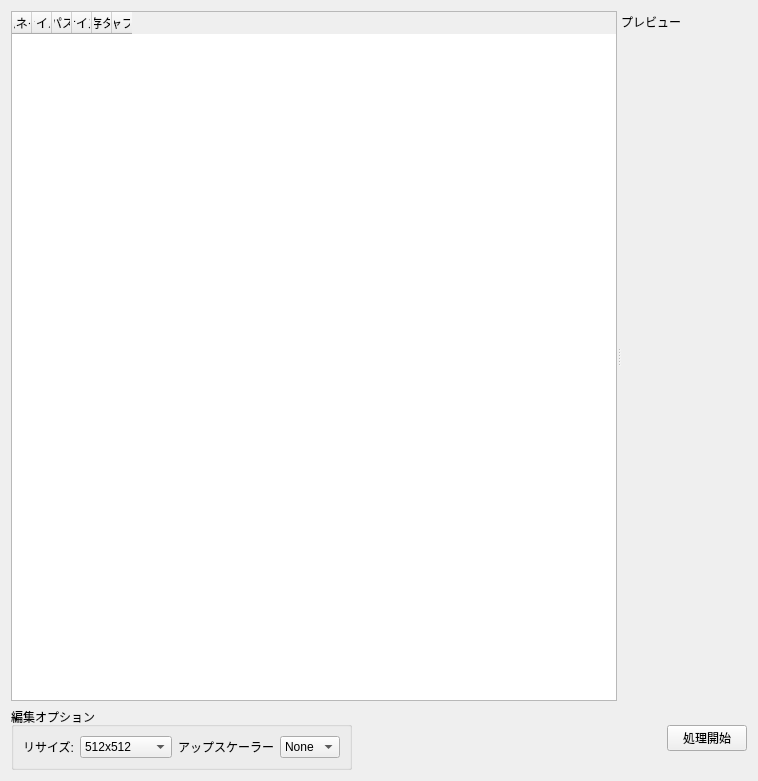
<?xml version="1.0" encoding="UTF-8"?>
<ui version="4.0">
 <class>ImageEditWidget</class>
 <widget class="QWidget" name="ImageEditWidget">
  <property name="geometry">
   <rect>
    <x>0</x>
    <y>0</y>
    <width>758</width>
    <height>781</height>
   </rect>
  </property>
  <property name="windowTitle">
   <string>Form</string>
  </property>
  <layout class="QVBoxLayout" name="verticalLayout">
   <item>
    <widget class="QSplitter" name="splitterMainContent">
     <property name="sizePolicy">
      <sizepolicy hsizetype="Expanding" vsizetype="Expanding">
       <horstretch>0</horstretch>
       <verstretch>2</verstretch>
      </sizepolicy>
     </property>
     <property name="orientation">
      <enum>Qt::Orientation::Horizontal</enum>
     </property>
     <widget class="QTableWidget" name="tableWidgetImageList">
      <property name="sizePolicy">
       <sizepolicy hsizetype="Expanding" vsizetype="Expanding">
        <horstretch>1</horstretch>
        <verstretch>2</verstretch>
       </sizepolicy>
      </property>
      <property name="frameShape">
       <enum>QFrame::Shape::StyledPanel</enum>
      </property>
      <property name="frameShadow">
       <enum>QFrame::Shadow::Sunken</enum>
      </property>
      <property name="horizontalScrollMode">
       <enum>QAbstractItemView::ScrollMode::ScrollPerPixel</enum>
      </property>
      <attribute name="horizontalHeaderCascadingSectionResizes">
       <bool>false</bool>
      </attribute>
      <attribute name="horizontalHeaderMinimumSectionSize">
       <number>0</number>
      </attribute>
      <attribute name="horizontalHeaderDefaultSectionSize">
       <number>0</number>
      </attribute>
      <attribute name="horizontalHeaderHighlightSections">
       <bool>true</bool>
      </attribute>
      <attribute name="horizontalHeaderStretchLastSection">
       <bool>false</bool>
      </attribute>
      <attribute name="verticalHeaderVisible">
       <bool>false</bool>
      </attribute>
      <attribute name="verticalHeaderMinimumSectionSize">
       <number>50</number>
      </attribute>
      <attribute name="verticalHeaderDefaultSectionSize">
       <number>126</number>
      </attribute>
      <attribute name="verticalHeaderHighlightSections">
       <bool>false</bool>
      </attribute>
      <column>
       <property name="text">
        <string>サムネイル</string>
       </property>
      </column>
      <column>
       <property name="text">
        <string>ファイル名</string>
       </property>
      </column>
      <column>
       <property name="text">
        <string>パス</string>
       </property>
      </column>
      <column>
       <property name="text">
        <string>サイズ</string>
       </property>
      </column>
      <column>
       <property name="text">
        <string>既存タグ</string>
       </property>
      </column>
      <column>
       <property name="text">
        <string>既存キャプション</string>
       </property>
      </column>
     </widget>
     <widget class="QWidget" name="widget_PreviewArea_2">
      <layout class="QVBoxLayout" name="verticalImagePreview">
       <property name="spacing">
        <number>0</number>
       </property>
       <item>
        <widget class="ImagePreviewWidget" name="ImagePreview" native="true">
         <property name="sizePolicy">
          <sizepolicy hsizetype="Expanding" vsizetype="Expanding">
           <horstretch>1</horstretch>
           <verstretch>0</verstretch>
          </sizepolicy>
         </property>
         <property name="minimumSize">
          <size>
           <width>126</width>
           <height>0</height>
          </size>
         </property>
         <widget class="QLabel" name="labelPreviewTitle">
          <property name="geometry">
           <rect>
            <x>0</x>
            <y>0</y>
            <width>177</width>
            <height>21</height>
           </rect>
          </property>
          <property name="sizePolicy">
           <sizepolicy hsizetype="Expanding" vsizetype="Expanding">
            <horstretch>0</horstretch>
            <verstretch>0</verstretch>
           </sizepolicy>
          </property>
          <property name="text">
           <string>プレビュー</string>
          </property>
         </widget>
        </widget>
       </item>
      </layout>
     </widget>
    </widget>
   </item>
   <item>
    <layout class="QHBoxLayout" name="horizontalLayoutControlArea">
     <item>
      <widget class="QGroupBox" name="groupBoxEditOptions">
       <property name="title">
        <string>編集オプション</string>
       </property>
       <layout class="QHBoxLayout" name="horizontalLayout_EditOptions_2">
        <item>
         <widget class="QLabel" name="labelResizeOption">
          <property name="text">
           <string>リサイズ:</string>
          </property>
         </widget>
        </item>
        <item>
         <widget class="QComboBox" name="comboBoxResizeOption">
          <item>
           <property name="text">
            <string>512x512</string>
           </property>
          </item>
          <item>
           <property name="text">
            <string>768x768</string>
           </property>
          </item>
          <item>
           <property name="text">
            <string>1024x1024</string>
           </property>
          </item>
         </widget>
        </item>
        <item>
         <widget class="QLabel" name="labelUpscaler">
          <property name="text">
           <string>アップスケーラー</string>
          </property>
         </widget>
        </item>
        <item>
         <widget class="QComboBox" name="comboBoxUpscaler">
          <property name="currentText">
           <string notr="true">None</string>
          </property>
          <item>
           <property name="text">
            <string>None</string>
           </property>
          </item>
         </widget>
        </item>
       </layout>
      </widget>
     </item>
     <item>
      <spacer name="horizontalSpacer">
       <property name="orientation">
        <enum>Qt::Orientation::Horizontal</enum>
       </property>
       <property name="sizeHint" stdset="0">
        <size>
         <width>40</width>
         <height>20</height>
        </size>
       </property>
      </spacer>
     </item>
     <item>
      <widget class="QPushButton" name="pushButtonStartProcess">
       <property name="text">
        <string>処理開始</string>
       </property>
      </widget>
     </item>
    </layout>
   </item>
  </layout>
 </widget>
 <customwidgets>
  <customwidget>
   <class>ImagePreviewWidget</class>
   <extends>QWidget</extends>
   <header location="global">ImagePreviewWidget</header>
   <container>1</container>
   <slots>
    <slot>load_image()</slot>
    <slot>update_model_options()</slot>
    <slot>send_vision_prompt()</slot>
   </slots>
  </customwidget>
 </customwidgets>
 <resources/>
 <connections/>
</ui>
